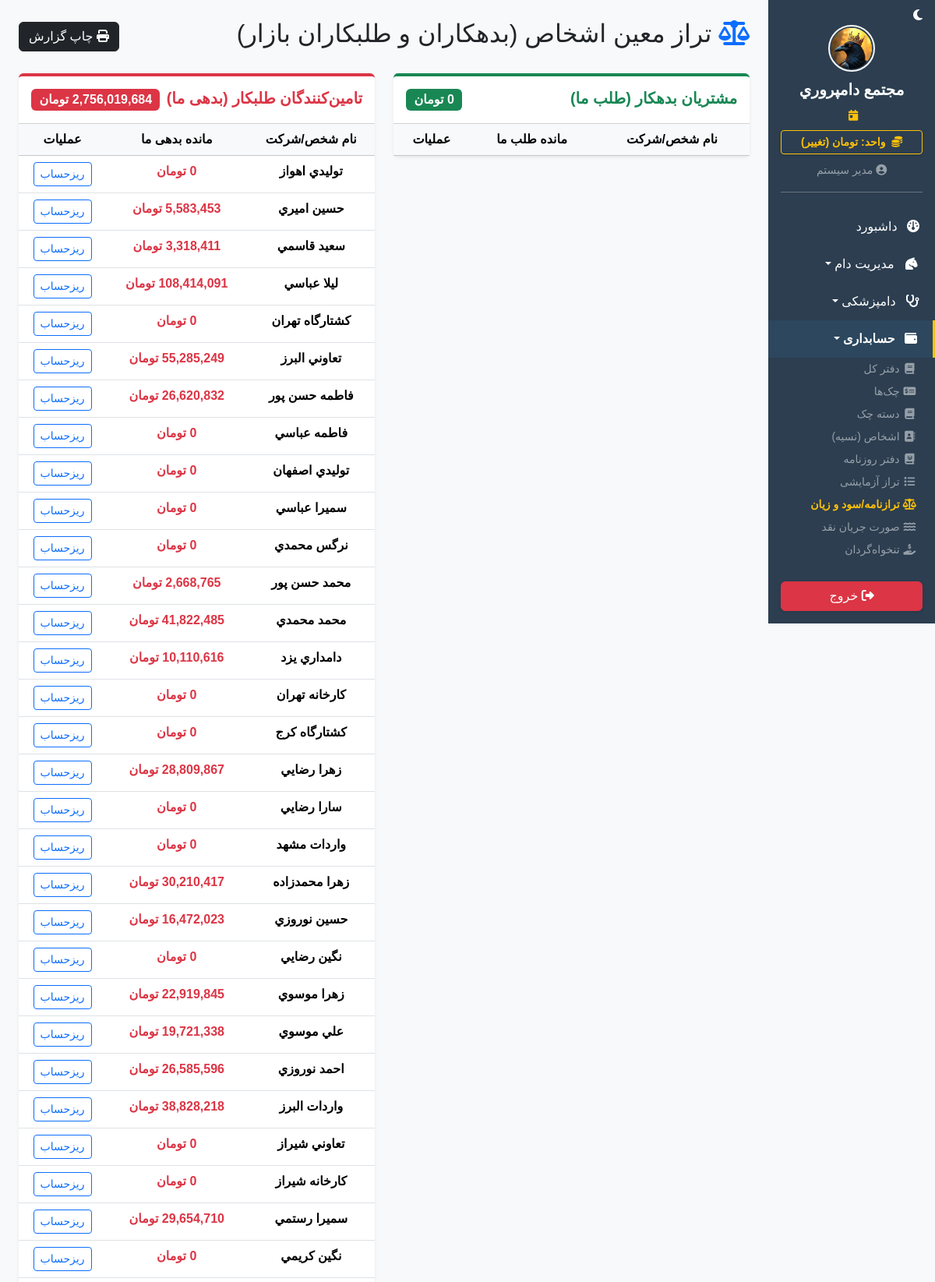
The app's page /finance/contacts/ledger (signed in, upper part) with its own data.
### app/models.py (models this page shows)
class SystemSetting(db.Model):
    id = db.Column(db.Integer, primary_key=True)
    key = db.Column(db.String(50), unique=True, nullable=False)
    value = db.Column(db.String(255), nullable=False)
    description = db.Column(db.String(255), nullable=True)

class User(UserMixin, db.Model):
    id = db.Column(db.Integer, primary_key=True)
    username = db.Column(db.String(50), unique=True, nullable=False)
    password_hash = db.Column(db.String(255), nullable=False)
    name = db.Column(db.String(100), nullable=False)
    role = db.Column(db.String(20), default='کارگر') # مدیر، دامپزشک، حسابدار، کارگر
    can_view_livestock = db.Column(db.Boolean, default=False)
    can_view_finance = db.Column(db.Boolean, default=False)
    can_view_inventory = db.Column(db.Boolean, default=False)
    can_view_hr = db.Column(db.Boolean, default=False)
    can_view_reports = db.Column(db.Boolean, default=False)
    can_view_settings = db.Column(db.Boolean, default=False)

class Contact(db.Model):
    id = db.Column(db.Integer, primary_key=True)
    name = db.Column(db.String(150), nullable=False) # نام شخص، قصابی یا کارخانه
    phone = db.Column(db.String(20), nullable=True)
    contact_type = db.Column(db.String(50), default='عمومی') # مشتری، تامین‌کننده خوراک
    economic_code = db.Column(db.String(50), nullable=True)
    bank_card = db.Column(db.String(30), nullable=True)
    balance = db.Column(Numeric(18, 2), default=0.0)
    created_at = db.Column(db.DateTime, default=datetime.utcnow)
    transactions = db.relationship('Transaction', backref='contact', lazy=True)
    cheques = db.relationship('Cheque', backref='contact', lazy=True)
    documents = db.relationship('ContactDocument', backref='contact', lazy=True, cascade="all, delete-orphan")

### app/blueprints/finance.py (the view)
@finance_bp.route('/contacts/ledger')
@login_required
@permission_required('can_view_finance')
def contacts_ledger():
    all_contacts = Contact.query.all()
    computed_balances = {c.id: compute_contact_balance(c) for c in all_contacts}
    debtors = [c for c in all_contacts if computed_balances.get(c.id, Decimal('0')) > 0]
    creditors = [c for c in all_contacts if computed_balances.get(c.id, Decimal('0')) < 0]
    total_debtors = sum(computed_balances.get(c.id, Decimal('0')) for c in debtors)
    total_creditors = abs(sum(computed_balances.get(c.id, Decimal('0')) for c in creditors))
    return render_template('finance/ledger_balance.html',
                           debtors=debtors, creditors=creditors,
                           total_debtors=total_debtors, total_creditors=total_creditors)

### app/__init__.py (called while the page is built)
def get_system_setting(key, default):
    from app.models import SystemSetting
    s = SystemSetting.query.filter_by(key=key).first()
    return s.value if s else default

### app/blueprints/dashboard.py (called while the page is built)
@dashboard_bp.app_context_processor
def inject_settings():
    try:
        all_settings = {s.key: s.value for s in SystemSetting.query.all()}
    except:
        all_settings = {}
    return dict(system_settings=all_settings)

### app/blueprints/finance.py (called while the page is built)
def compute_contact_balance(contact):
    from app.models import JournalEntryLine, Account
    recv = Account.query.filter_by(code='1030').first()
    pay = Account.query.filter_by(code='2010').first()
    if not recv or not pay:
        return Decimal('0')
    receivable = db.session.query(func.sum(JournalEntryLine.debit - JournalEntryLine.credit)).filter(
        JournalEntryLine.contact_id == contact.id, JournalEntryLine.account_id == recv.id
    ).scalar() or 0
    payable = db.session.query(func.sum(JournalEntryLine.credit - JournalEntryLine.debit)).filter(
        JournalEntryLine.contact_id == contact.id, JournalEntryLine.account_id == pay.id
    ).scalar() or 0
    return Decimal(str(receivable)) - Decimal(str(payable))

def permission_required(permission_name):
    def decorator(f):
        @wraps(f)
        def decorated_function(*args, **kwargs):
            if not current_user.is_authenticated:
                return redirect(url_for('auth.login'))
            if not getattr(current_user, permission_name, False) and current_user.role != 'مدیر':
                flash('شما دسترسی لازم برای مشاهده این بخش را ندارید.', 'danger')
                return redirect(url_for('dashboard.index'))
            return f(*args, **kwargs)
        return decorated_function
    return decorator

### app/templates/finance/ledger_balance.html (shortened to what this page needs)
{% extends 'base.html' %}
{% block content %}
<div class="d-flex justify-content-between align-items-center mb-4 no-print">
    <h2><i class="fa-solid fa-scale-balanced text-primary"></i> تراز معین اشخاص (بدهکاران و طلبکاران بازار)</h2>
    <button onclick="window.print()" class="btn btn-dark"><i class="fa-solid fa-print"></i> چاپ گزارش</button>
</div>
<div class="row g-4">
    <div class="col-md-6">
        <div class="card border-0 shadow-sm border-top border-success border-4">
            <div class="card-header bg-white py-3 d-flex justify-content-between">
                <h5 class="mb-0 fw-bold text-success">مشتریان بدهکار (طلب ما)</h5>
                <span class="badge bg-success fs-6">{{ total_debtors|currency }}</span>
            </div>
            <div class="card-body p-0">
                <table class="table table-hover text-center mb-0">
                    <thead class="table-light"><tr><th>نام شخص/شرکت</th><th>مانده طلب ما</th><th>عملیات</th></tr></thead>
                </table>
            </div>
        </div>
    </div>
    <div class="col-md-6">
        <div class="card border-0 shadow-sm border-top border-danger border-4">
            <div class="card-header bg-white py-3 d-flex justify-content-between">
                <h5 class="mb-0 fw-bold text-danger">تامین‌کنندگان طلبکار (بدهی ما)</h5>
                <span class="badge bg-danger fs-6">{{ total_creditors|currency }}</span>
            </div>
            <div class="card-body p-0">
                <table class="table table-hover text-center mb-0">
                    <thead class="table-light"><tr><th>نام شخص/شرکت</th><th>مانده بدهی ما</th><th>عملیات</th></tr></thead>
                    <tbody>
                        {% for c in creditors %}
                        <tr>
                            <td class="fw-bold">{{ c.name }}</td>
                            <td class="text-danger fw-bold">{{ (c.balance|abs)|currency }}</td>
                            <td><a href="{{ url_for('finance.contact_profile', id=c.id) }}" class="btn btn-sm btn-outline-primary">ریزحساب</a></td>
                        </tr>
                        {% endfor %}
                    </tbody>
                </table>
            </div>
        </div>
    </div>
</div>
{% endblock %}

### app/templates/base.html (shortened to what this page needs)
<!DOCTYPE html>
<html lang="fa" dir="rtl">
<head>
    <link href="https://cdn.jsdelivr.net/gh/rastikerdar/vazirmatn@v33.003/Vazirmatn-font-face.css" rel="stylesheet">
    <link rel="stylesheet" href="https://unpkg.com/persian-datepicker@1.2.0/dist/css/persian-datepicker.min.css">
    <link rel="stylesheet" href="https://cdn.jsdelivr.net/npm/bootstrap@5.3.2/dist/css/bootstrap.rtl.min.css">
    <link rel="stylesheet" href="https://cdnjs.cloudflare.com/ajax/libs/font-awesome/6.4.2/css/all.min.css">
    <link rel="stylesheet" href="{{ url_for('static', filename='css/style.css') }}">
    <link href="https://cdn.jsdelivr.net/npm/select2@4.1.0-rc.0/dist/css/select2.min.css" rel="stylesheet" />
</head>
<body>
    <div class="d-flex" id="wrapper">
        <div class="sidebar-bg d-flex flex-column" id="sidebar-wrapper">
            <div class="text-start px-3 pt-2">
                <span id="darkModeToggle" style="cursor:pointer;font-size:1rem;color:#fff;opacity:1" title="تغییر حالت شب/روز">
                    <i class="fa-solid fa-moon" id="darkModeIcon"></i>
                </span>
            </div>
            <div class="sidebar-heading text-center pt-0 pb-2 text-white">
                {% if system_settings.get('farm_logo_path') %}
                    <img src="{{ url_for('static', filename=system_settings.get('farm_logo_path')) }}" class="mb-2 rounded-circle border border-2 border-light" style="height: 60px; width: 60px; object-fit: cover;">
                {% else %}
                    <i class="fa-solid fa-sheep fs-2 mb-2"></i>
                {% endif %}
                <div class="fs-5 fw-bold">{{ system_settings.get('farm_name', 'دامداری من') }}</div>
            </div>
            <div class="text-center text-warning small mb-2 px-3">
                <i class="fa-solid fa-calendar-day me-1"></i>
            </div>
            <div class="px-3 mb-2">
                <a href="{{ url_for('dashboard.toggle_currency') }}" class="btn btn-sm btn-outline-warning w-100 fw-bold shadow-sm">
                    <i class="fa-solid fa-coins me-1"></i> واحد: {{ get_system_currency_from_settings() }} (تغییر)
                </a>
            </div>
            <div class="text-center text-white-50 mb-3 pb-3 border-bottom border-secondary mx-3">
                <small><i class="fa-solid fa-circle-user"></i> {% if current_user.is_authenticated %}{{ current_user.name.split(' (')[0] if '(' in current_user.name else current_user.name }}{% endif %}</small>
            </div>
            <div class="list-group list-group-flush my-1 sidebar-scroll" id="sidebar-accordion" style="overflow-y: auto;">
                <a href="{{ url_for('dashboard.index') }}" class="list-group-item list-group-item-action bg-transparent text-white "><i class="fa-solid fa-gauge me-2"></i> داشبورد</a>
                {% if current_user.is_authenticated %}
                    {% if current_user.can_view_livestock %}
                    <a href="#livestockSubmenu" data-bs-toggle="collapse" class="list-group-item list-group-item-action bg-transparent text-white dropdown-toggle {% if request.blueprint == 'livestock' %}active-sidebar-link{% endif %}"><i class="fa-solid fa-horse-head me-2"></i> مدیریت دام</a>
                    {% if current_user.role in ['مدیر', 'دامپزشک'] %}
                    <a href="#vetSubmenu" data-bs-toggle="collapse" class="list-group-item list-group-item-action bg-transparent text-white dropdown-toggle"><i class="fa-solid fa-stethoscope me-2"></i> دامپزشکی</a>
                    {% endif %}
                    {% endif %}
                    {% if current_user.can_view_finance %}
                    <a href="#financeSubmenu" data-bs-toggle="collapse" class="list-group-item list-group-item-action bg-transparent text-white dropdown-toggle finance-menu-item {% if request.blueprint in ['finance', 'assets', 'audit'] %}active-sidebar-link{% endif %}" {% if request.blueprint in ['finance', 'assets', 'audit'] %}aria-expanded="true"{% endif %}><i class="fa-solid fa-wallet me-2"></i> حسابداری</a>
                    <div class="collapse ps-3 {% if request.blueprint in ['finance', 'assets', 'audit'] %}show{% endif %}" id="financeSubmenu" data-bs-parent="#sidebar-accordion">
                        <a href="{{ url_for('finance.index') }}" class="list-group-item list-group-item-action bg-transparent text-white-50 border-0 py-1 px-2 small {% if request.path == url_for('finance.index') %}active-sidebar-link{% endif %}"><i class="fa-solid fa-book fa-fw"></i> دفتر کل</a>
                        <a href="{{ url_for('finance.cheques') }}" class="list-group-item list-group-item-action bg-transparent text-white-50 border-0 py-1 px-2 small {% if request.path == url_for('finance.cheques') %}active-sidebar-link{% endif %}"><i class="fa-solid fa-money-check-dollar fa-fw"></i> چک‌ها</a>
                        <a href="{{ url_for('finance.cheque_books') }}" class="list-group-item list-group-item-action bg-transparent text-white-50 border-0 py-1 px-2 small "><i class="fa-solid fa-book fa-fw"></i> دسته چک</a>
                        <a href="{{ url_for('finance.contacts') }}" class="list-group-item list-group-item-action bg-transparent text-white-50 border-0 py-1 px-2 small {% if request.path == url_for('finance.contacts') %}active-sidebar-link{% endif %}"><i class="fa-solid fa-address-book fa-fw"></i> اشخاص (نسیه)</a>
                        <a href="{{ url_for('finance.journal_entries') }}" class="list-group-item list-group-item-action bg-transparent text-white-50 border-0 py-1 px-2 small {% if request.path == url_for('finance.journal_entries') %}active-sidebar-link{% endif %}"><i class="fa-solid fa-journal-whills fa-fw"></i> دفتر روزنامه</a>
                        <a href="{{ url_for('finance.trial_balance') }}" class="list-group-item list-group-item-action bg-transparent text-white-50 border-0 py-1 px-2 small "><i class="fa-solid fa-list fa-fw"></i> تراز آزمایشی</a>
                        <a href="{{ url_for('finance.statements') }}" class="list-group-item list-group-item-action bg-transparent text-warning fw-bold border-0 py-1 px-2 small {% if request.path == url_for('finance.statements') %}active-sidebar-link{% endif %}"><i class="fa-solid fa-scale-balanced fa-fw"></i> ترازنامه/سود و زیان</a>
                        <a href="{{ url_for('finance.cash_flow') }}" class="list-group-item list-group-item-action bg-transparent text-white-50 border-0 py-1 px-2 small {% if request.path == url_for('finance.cash_flow') %}active-sidebar-link{% endif %}"><i class="fa-solid fa-water fa-fw"></i> صورت جریان نقد</a>
                        <a href="{{ url_for('finance.petty_cash') }}" class="list-group-item list-group-item-action bg-transparent text-white-50 border-0 py-1 px-2 small {% if request.path == url_for('finance.petty_cash') %}active-sidebar-link{% endif %}"><i class="fa-solid fa-hand-holding-dollar fa-fw"></i> تنخواه‌گردان</a>
                        <a href="{{ url_for('finance.ai_anomalies') }}" class="list-group-item list-group-item-action bg-transparent text-white-50 border-0 py-1 px-2 small "></a>
                    </div>
                    {% endif %}
                    {% endif %}
            </div>
            <div class="mt-auto p-3 w-100">
                <a href="{{ url_for('auth.logout') }}" class="btn btn-danger w-100 shadow-sm"><i class="fa-solid fa-right-from-bracket"></i> خروج</a>
            </div>
        </div>
        <div id="page-content-wrapper" class="w-100 bg-light" style="overflow-x: hidden;">
            <div class="container-fluid p-4">{% block content %}{% endblock %}</div>
        </div>
    </div>
</body>
</html>

### app/static/css/style.css (style rules this page uses)
body { font-family: 'Vazirmatn', sans-serif !important; background-color: #f8f9fa; }
#sidebar-wrapper { height: 100vh; position: sticky; top: 0; overflow-y: auto; width: 260px; background-color: #2c3e50; transition: margin .3s ease-out, transform .3s ease-out; }
#sidebar-wrapper .list-group-item { border: none; padding: 12px 20px; transition: all 0.3s; }
#page-content-wrapper { min-width: 0; width: 100%; }

### app/templates/base.html (style rules this page uses)
.active-sidebar-link { background-color: rgba(255, 255, 255, 0.15) !important; color: #fff !important; font-weight: bold !important; border-right: 3px solid #f1c40f !important; }
.finance-menu-item { background-color: rgba(52, 152, 219, 0.1) !important; border-bottom: 1px solid rgba(255,255,255,0.05); }
.sidebar-scroll { -ms-overflow-style: none; scrollbar-width: none; }

### records on screen
SystemSetting: value (picture)
SystemSetting: get "مجتمع دامپروري"
SystemSetting: value "تومان", value "0 تومان", value "2,756,019,684 تومان"
User: name "مدیر سیستم"
Contact: name "توليدي اهواز", balance.value "0 تومان"
Contact: name "حسين اميري", balance.value "5,583,453 تومان"
Contact: name "سعيد قاسمي", balance.value "3,318,411 تومان"
Contact: name "ليلا عباسي", balance.value "108,414,091 تومان"
Contact: name "کشتارگاه تهران", balance.value "0 تومان"
Contact: name "تعاوني البرز", balance.value "55,285,249 تومان"
Contact: name "فاطمه حسن پور", balance.value "26,620,832 تومان"
Contact: name "فاطمه عباسي", balance.value "0 تومان"
Contact: name "توليدي اصفهان", balance.value "0 تومان"
Contact: name "سميرا عباسي", balance.value "0 تومان"
Contact: name "نرگس محمدي", balance.value "0 تومان"
Contact: name "محمد حسن پور", balance.value "2,668,765 تومان"
Contact: name "محمد محمدي", balance.value "41,822,485 تومان"
Contact: name "دامداري يزد", balance.value "10,110,616 تومان"
Contact: name "کارخانه تهران", balance.value "0 تومان"
Contact: name "کشتارگاه کرج", balance.value "0 تومان"
Contact: name "زهرا رضايي", balance.value "28,809,867 تومان"
Contact: name "سارا رضايي", balance.value "0 تومان"
Contact: name "واردات مشهد", balance.value "0 تومان"
Contact: name "زهرا محمدزاده", balance.value "30,210,417 تومان"
Contact: name "حسين نوروزي", balance.value "16,472,023 تومان"
Contact: name "نگين رضايي", balance.value "0 تومان"
Contact: name "زهرا موسوي", balance.value "22,919,845 تومان"
Contact: name "علي موسوي", balance.value "19,721,338 تومان"
Contact: name "احمد نوروزي", balance.value "26,585,596 تومان"
Contact: name "واردات البرز", balance.value "38,828,218 تومان"
Contact: name "تعاوني شيراز", balance.value "0 تومان"
Contact: name "کارخانه شيراز", balance.value "0 تومان"
Contact: name "سميرا رستمي", balance.value "29,654,710 تومان"
Contact: name "نگين کريمي", balance.value "0 تومان"
